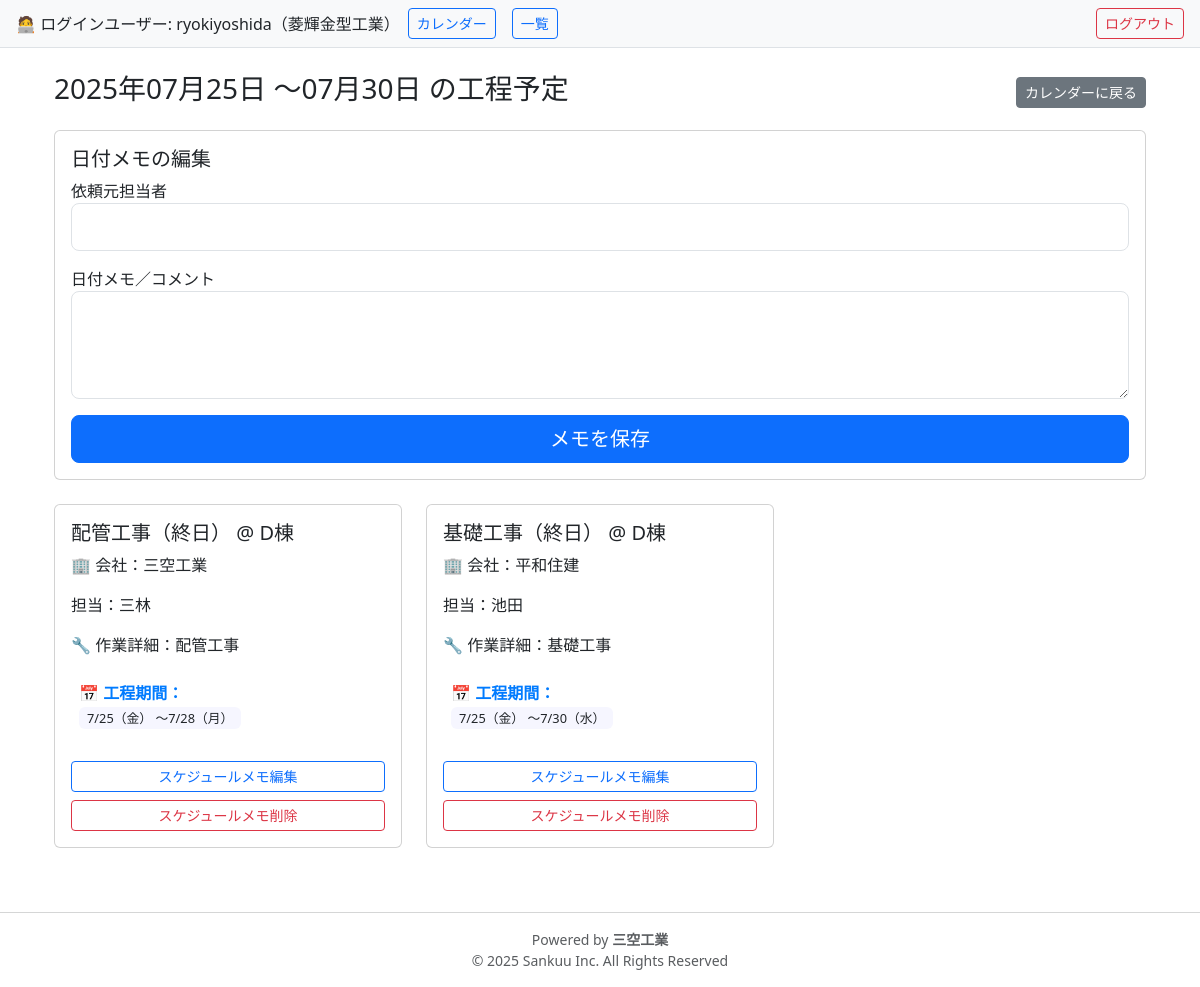
Screenshot of /schedules/date/2025-07-25 (signed in) with the database file from the repository.
### kouteihyo_app/models.py (models this page shows)
class User(db.Model, UserMixin):
    __tablename__ = 'users'
    id            = db.Column(db.Integer, primary_key=True)
    company_id    = db.Column(db.Integer, db.ForeignKey('companies.id'), nullable=False)
    display_name  = db.Column(db.String(100), nullable=False)
    email         = db.Column(db.String(120), unique=True, nullable=False)
    username      = db.Column(db.String(64), unique=True, nullable=False)   # ←追加済み！
    password_hash = db.Column(db.String(128), nullable=False)
    role          = db.Column(db.String(20), nullable=False)  # 'admin' or 'company'
    created_schedules = db.relationship(
        'Schedule',
        foreign_keys='Schedule.created_by',
        backref='creator',
        lazy=True
    )
    site_notes = db.relationship('SiteNote', backref='creator', lazy=True)
    date_notes = db.relationship('DateNote', backref='creator', lazy=True)

class Company(db.Model):
    __tablename__ = 'companies'
    id   = db.Column(db.Integer, primary_key=True)
    name = db.Column(db.String(100), unique=True, nullable=False)
    users     = db.relationship('User',     backref='company',  lazy=True)
    schedules = db.relationship('Schedule', backref='company', lazy=True)

class Schedule(db.Model):
    __tablename__ = 'schedules'
    id               = db.Column(db.Integer, primary_key=True)
    site_name        = db.Column(db.String(255), nullable=False)
    date             = db.Column(db.Date, nullable=False)
    end_date         = db.Column(db.Date, nullable=True)
    time_slot        = db.Column(db.String(10), nullable=False)
    task_name        = db.Column(db.String(100), nullable=False)
    person_in_charge = db.Column(db.String(100))
    comment          = db.Column(db.Text)
    client_person    = db.Column(db.String(100))
    client_comment   = db.Column(db.String(255))
    company_id = db.Column(db.Integer, db.ForeignKey('companies.id'), nullable=False)
    created_by = db.Column(db.Integer, db.ForeignKey('users.id'), nullable=False)
    updated_by = db.Column(db.Integer, db.ForeignKey('users.id'), nullable=True)

### kouteihyo_app/routes.py (the view, shortened to what this page needs)
@bp.route('/schedules/date/<date_str>', methods=['GET','POST'])
@login_required
def schedule_by_date(date_str):
    selected_date = datetime.strptime(date_str, '%Y-%m-%d').date()
    schedules = (
        Schedule.query
        .filter(Schedule.date <= selected_date)
        .filter(or_(Schedule.end_date >= selected_date, Schedule.end_date.is_(None)))
        .all()
    )
    note = DateNote.query.filter_by(date=selected_date).first()
    max_end_date = (
        max((s.end_date or s.date) for s in schedules)
        if schedules else selected_date
    )
    delete_form = DeleteNoteForm()
    return render_template(
        'schedule/by_date.html',
        schedules     = schedules,
        selected_date = selected_date,
        date_note     = note,
        max_end_date  = max_end_date,
        delete_form   = delete_form
    )

### kouteihyo_app/forms.py
class DeleteNoteForm(FlaskForm):
    submit = SubmitField('削除する')

### kouteihyo_app/__init__.py (called while the page is built)
@login_manager.user_loader
def load_user(user_id):
    return User.query.get(int(user_id))

### templates/schedule/by_date.html (shortened to what this page needs)
{% extends 'base.html' %}
{% block content %}
<div class="container-fluid mt-4">
  <div class="d-flex justify-content-between align-items-center mb-3">
    {% if max_end_date and max_end_date != selected_date %}
      <h3>
        {{ selected_date.strftime('%Y年%m月%d日') }}
        ～{{ max_end_date.strftime('%m月%d日') }}
        の工程予定
      </h3>
    {% else %}
      <h3>{{ selected_date.strftime('%Y年%m月%d日') }} の工程予定</h3>
    {% endif %}
    <a href="{{ url_for('main.schedule_calendar') }}"
       class="btn btn-secondary btn-sm">カレンダーに戻る</a>
  </div>
  {% if current_user.company.name == '菱輝金型工業' %}
  <div class="card mb-4">
    <div class="card-body">
      <h5>日付メモの編集</h5>
      <form method="POST">
        <div class="mb-3">
          <label for="date_client_person">依頼元担当者</label>
          <input
            id="date_client_person"
            type="text"
            name="client_person"
            class="form-control form-control-lg"
            value="{{ date_note.client_person if date_note else '' }}"
          >
        </div>
        <div class="mb-3">
          <label for="date_client_comment">日付メモ／コメント</label>
          <textarea
            id="date_client_comment"
            name="client_comment"
            class="form-control form-control-lg"
            rows="3"
          >{{ date_note.client_comment if date_note else '' }}</textarea>
        </div>
        <button type="submit" class="btn btn-primary btn-lg w-100">
          メモを保存
        </button>
      </form>
    </div>
  </div>
{% endif %}
  <div class="row">
    {% for s in schedules %}
      <div class="col-12 col-sm-6 col-md-4 mb-3">
        <div class="card h-100">
          <div class="card-body">
            <h5>{{ s.task_name }}（{{ s.time_slot }}） @ {{ s.site_name }}</h5>
            <p>🏢 会社：{{ s.company.name }}</p>
            <p>担当：{{ s.person_in_charge }}</p>
            <p>🔧 作業詳細：{{ s.comment or s.task_name or '（なし）' }}</p>
        <div class="{% if s.company_id == current_user.company_id %}bg-info{% endif %} p-2 rounded">
            {% set weekdays = ['月', '火', '水', '木', '金', '土', '日'] %}
            <p>
              <span style="font-weight:bold; color:#007bff;">📅 工程期間：</span><br>
              <span style="font-size:0.8em; background:#f6f6ff; border-radius:6px; padding:2px 8px;">
                {{ s.date.month }}/{{ s.date.day }}（{{ weekdays[s.date.weekday()] }}）
                {% if s.end_date and s.end_date != s.date %}
                  〜{{ s.end_date.month }}/{{ s.end_date.day }}（{{ weekdays[s.end_date.weekday()] }}）
                {% endif %}
              </span>
            </p>
        </div>
            {% if current_user.company.name == '菱輝金型工業' %}
              <a href="{{ url_for('main.edit_client_comment', id=s.id) }}"
                 class="btn btn-sm btn-outline-primary mt-2 w-100">
                スケジュールメモ編集
              </a>
              <form method="POST"
                    action="{{ url_for('main.delete_client_comment', id=s.id) }}"
                    onsubmit="return confirm('本当に削除しますか？');"
                    class="mt-2">
                <button class="btn btn-sm btn-outline-danger w-100">
                  スケジュールメモ削除
                </button>
              </form>
            {% else %}
              <div class="mt-3">
                <p>📝 菱輝金型工業様コメント：{{ s.client_comment or '（なし）' }}</p>
                <p>👤 菱輝金型工業ご担当者：{{ s.client_person or '（未記入）' }}</p>
              </div>
            {% endif %}
          </div>
        </div>
      </div>
    {% else %}
      <p class="text-center w-100">予定は登録されていません。</p>
    {% endfor %}
  </div>
</div>
{% endblock %}

### templates/base.html (shortened to what this page needs)
<!DOCTYPE html>
<html lang="ja">
<head>
  <link
    href="https://cdn.jsdelivr.net/npm/bootstrap@5.3.1/dist/css/bootstrap.min.css"
    rel="stylesheet"
  />
  <link
    href="https://cdn.jsdelivr.net/npm/fullcalendar@6.1.8/main.min.css"
    rel="stylesheet"
  />
</head>
<body>
  {% if current_user.is_authenticated %}
    <div class="d-flex justify-content-between align-items-center px-3 py-2 bg-light border-bottom">
      <div class="d-flex align-items-center">
        🧑‍💻 ログインユーザー: {{ current_user.display_name }}（{{ current_user.company.name }}）
        <a href="{{ url_for('main.schedule_calendar') }}" class="btn btn-outline-primary btn-sm mx-2">カレンダー</a>
        <a href="{{ url_for('main.schedule_list') }}"     class="btn btn-outline-primary btn-sm mx-2">一覧</a>
      </div>
      <a href="{{ url_for('main.logout') }}" class="btn btn-outline-danger btn-sm">ログアウト</a>
    </div>
  {% endif %}
  <div class="container mt-3">
    {% block content %}{% endblock %}
  </div>
  <footer class="text-center mt-5 mb-3 text-muted small">
    <hr />
    <div>Powered by <strong>三空工業</strong></div>
    <div>© 2025 Sankuu Inc. All Rights Reserved</div>
  </footer>
</body>
</html>

### rows the page displays
User: display_name "ryokiyoshida"
Company: company.name "菱輝金型工業"
Schedule: strftime "07月30日", task_name "基礎工事", time_slot "終日", site_name "D棟", company.name "平和住建", person_in_charge "池田", comment+task_name "基礎工事", date.month "7", date.day "25", date "金", end_date.month "7", end_date.day "30", end_date "水"
Schedule: task_name "配管工事", time_slot "終日", site_name "D棟", company.name "三空工業", person_in_charge "三林", comment+task_name "配管工事", date.month "7", date.day "25", date "金", end_date.month "7", end_date.day "28", end_date "月"

### other values shown
{{ selected_date.strftime('%Y年%m月%d日') }} "2025年07月25日"
